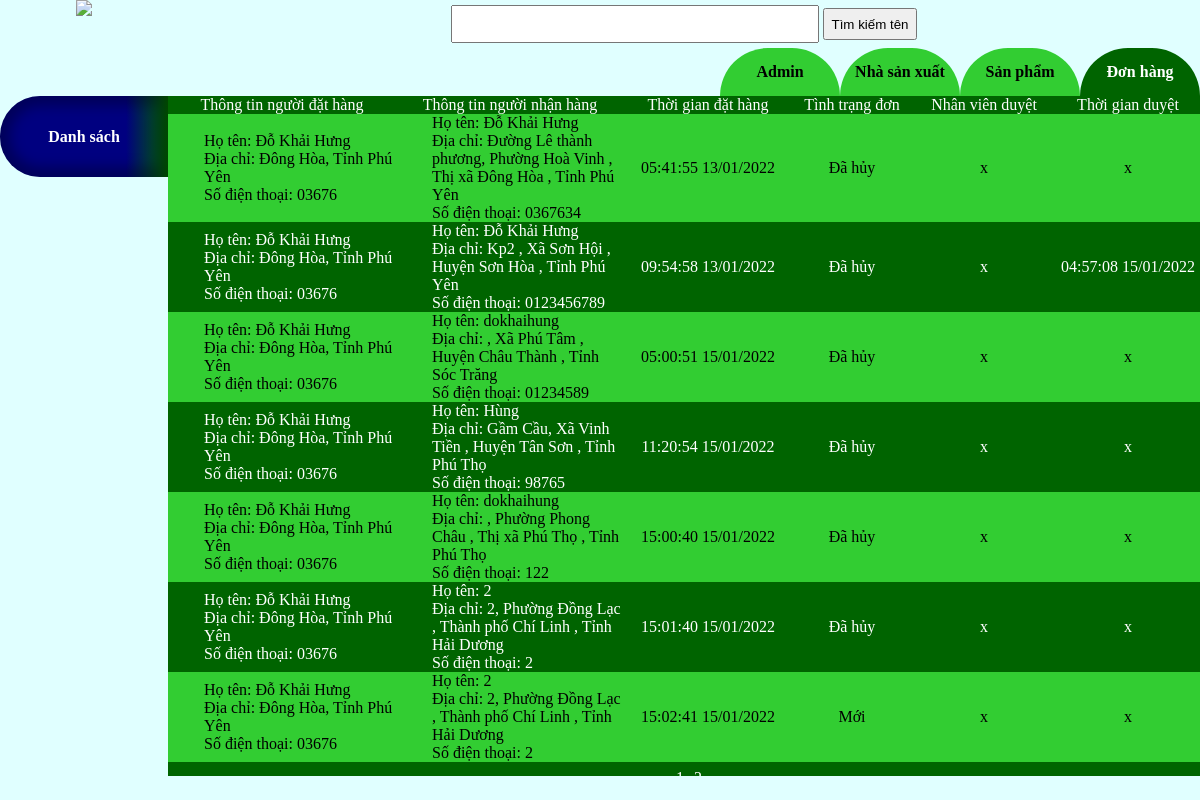
Screenshot of /do_an/admin/admin_view.php (signed in) with the database file from the repository.
### tables this page shows
CREATE TABLE IF NOT EXISTS `out_list` (
  `id` int(11) NOT NULL,
  `client_id` int(11) NOT NULL,
  `order_time` timestamp NOT NULL DEFAULT CURRENT_TIMESTAMP,
  `receiver_name` varchar(50) NOT NULL,
  `receiver_phone` varchar(15) NOT NULL,
  `receiver_address` varchar(100) NOT NULL,
  `note` text NOT NULL,
  PRIMARY KEY (`id`),
  KEY `FK_out_manufacturers_id` (`client_id`)
);

CREATE TABLE IF NOT EXISTS `cli_list` (
  `id` int(11) NOT NULL AUTO_INCREMENT,
  `name` varchar(50) NOT NULL,
  `gender` bit(2) NOT NULL,
  `address` varchar(200) DEFAULT NULL,
  `email` varchar(200) NOT NULL,
  `phone` varchar(15) NOT NULL,
  `photo` varchar(200) DEFAULT NULL,
  `password` varchar(200) NOT NULL,
  `birthday` date DEFAULT NULL,
  `token` varchar(200) DEFAULT NULL,
  PRIMARY KEY (`id`)
);

CREATE TABLE IF NOT EXISTS `receipt_history` (
  `out_id` int(11) NOT NULL,
  `adm_id` int(11) DEFAULT NULL,
  `receipt_stat` enum('Đã hủy','Mới','Đã duyệt') NOT NULL DEFAULT 'Mới',
  `work_time` datetime DEFAULT NULL,
  PRIMARY KEY (`out_id`),
  KEY `FK_out_adm_id` (`adm_id`)
);

### do_an/admin/order_parts/super_admin_out.php (the view)
<div class="list_items super_order_list">
	<div class="align_center">Thông tin người đặt hàng</div>
	<div class="align_center">Thông tin người nhận hàng</div>
	<div class="align_center">Thời gian đặt hàng</div>
	<div class="align_center">Tình trạng đơn</div>
	<div class="align_center">Nhân viên duyệt</div>
	<div class="align_center">Thời gian duyệt</div>
</div>
<?php
foreach ($ket_qua as $each) {
	?>
	<div class="list_items super_order_list" onclick="viewpage(<?php echo $each['out_id'];?>)">
		<div class="align_left">
			<?php echo "Họ tên: ".$each['name'];?><br>
			<?php echo "Địa chỉ: ".$each['address'];?><br>
			<?php echo "Số điện thoại: ".$each['phone']; ?>
		</div>
		<div class="align_left">
			<?php echo "Họ tên: ".$each['receiver_name'];?><br>
			<?php echo "Địa chỉ: ".$each['receiver_address'];?><br>
			<?php echo "Số điện thoại: ".$each['receiver_phone']; ?>
		</div>
		<div class="align_center"><?php echo date('H:i:s d/m/Y',strtotime($each['order_time']));?></div>
		<div class="align_center"><?php echo $each['receipt_stat'];?></div>
		<div class="align_center"><?php echo $adm_name = $each['adm_name']??'x';?></div>
		<div class="align_center"><?php $work_time = $each['work_time']??'x';
					if($work_time!== 'x')
						{echo date('H:i:s d/m/Y',strtotime($work_time));}
						else{echo $work_time;} ?></div>
	</div>
<?php 	};

### rows the page displays
out_list: client.name "Đỗ Khải Hưng", client.address "Đông Hòa, Tỉnh Phú Yên", client.phone "03676", receiver_name "Đỗ Khải Hưng", receiver_address "Đường Lê thành phương, Phường Hoà Vinh , Thị xã Đông Hòa , Tỉnh Phú Yên", receiver_phone "0367634", order_time "05:41:55 13/01/2022", receipt_history.receipt_stat "Đã hủy", adm_name "x", receipt_history.work_time "x"
out_list: client.name "Đỗ Khải Hưng", client.address "Đông Hòa, Tỉnh Phú Yên", client.phone "03676", receiver_name "Đỗ Khải Hưng", receiver_address "Kp2 , Xã Sơn Hội , Huyện Sơn Hòa , Tỉnh Phú Yên", receiver_phone "0123456789", order_time "09:54:58 13/01/2022", receipt_history.receipt_stat "Đã hủy", adm_name "x", receipt_history.work_time "04:57:08 15/01/2022"
out_list: client.name "Đỗ Khải Hưng", client.address "Đông Hòa, Tỉnh Phú Yên", client.phone "03676", receiver_name "dokhaihung", receiver_address ", Xã Phú Tâm , Huyện Châu Thành , Tỉnh Sóc Trăng", receiver_phone "01234589", order_time "05:00:51 15/01/2022", receipt_history.receipt_stat "Đã hủy", adm_name "x", receipt_history.work_time "x"
out_list: client.name "Đỗ Khải Hưng", client.address "Đông Hòa, Tỉnh Phú Yên", client.phone "03676", receiver_name "Hùng", receiver_address "Gầm Cầu, Xã Vinh Tiền , Huyện Tân Sơn , Tỉnh Phú Thọ", receiver_phone "98765", order_time "11:20:54 15/01/2022", receipt_history.receipt_stat "Đã hủy", adm_name "x", receipt_history.work_time "x"
out_list: client.name "Đỗ Khải Hưng", client.address "Đông Hòa, Tỉnh Phú Yên", client.phone "03676", receiver_name "dokhaihung", receiver_address ", Phường Phong Châu , Thị xã Phú Thọ , Tỉnh Phú Thọ", receiver_phone "122", order_time "15:00:40 15/01/2022", receipt_history.receipt_stat "Đã hủy", adm_name "x", receipt_history.work_time "x"
out_list: client.name "Đỗ Khải Hưng", client.address "Đông Hòa, Tỉnh Phú Yên", client.phone "03676", receiver_name "2", receiver_address "2, Phường Đồng Lạc , Thành phố Chí Linh , Tỉnh Hải Dương", receiver_phone "2", order_time "15:01:40 15/01/2022", receipt_history.receipt_stat "Đã hủy", adm_name "x", receipt_history.work_time "x"
out_list: client.name "Đỗ Khải Hưng", client.address "Đông Hòa, Tỉnh Phú Yên", client.phone "03676", receiver_name "2", receiver_address "2, Phường Đồng Lạc , Thành phố Chí Linh , Tỉnh Hải Dương", receiver_phone "2", order_time "15:02:41 15/01/2022", receipt_history.receipt_stat "Mới", adm_name "x", receipt_history.work_time "x"
